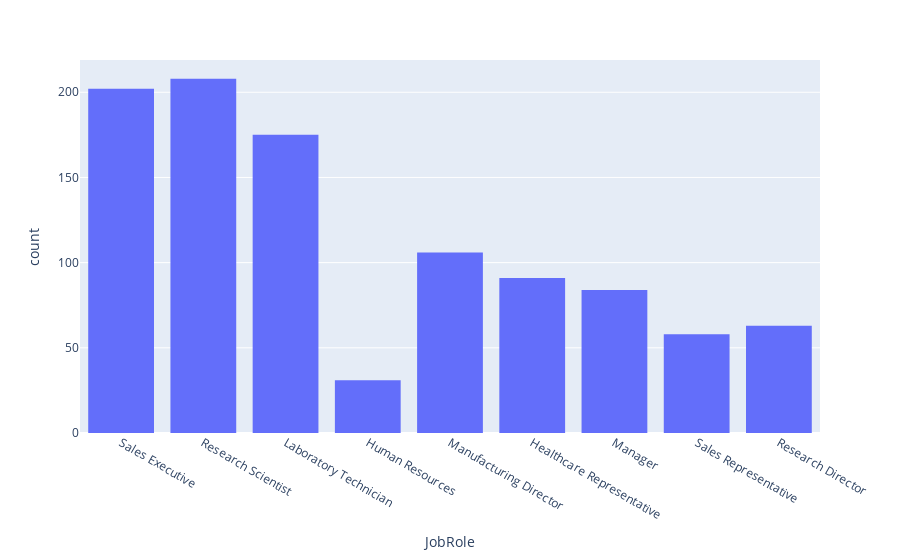

Notebook code for this chart:
### Code cell
fig = px.histogram(attrition, x="JobRole")
fig.show()

### Figure 1 — Plotly figure (JSON) as saved in the notebook; plotly's stock layout.template omitted (floating-point values rounded to 4 significant figures; data arrays with more than 128 entries replaced by an {"elided": "..."} marker saying what was removed)
{"data": [{"alignmentgroup": "True", "bingroup": "x", "hovertemplate": "JobRole=%{x}<br>count=%{y}<extra></extra>", "legendgroup": "", "marker": {"color": "#636efa"}, "name": "", "offsetgroup": "", "orientation": "v", "showlegend": false, "type": "histogram", "x": {"elided": "1018 str values"}, "xaxis": "x", "yaxis": "y"}], "layout": {"barmode": "relative", "legend": {"tracegroupgap": 0}, "margin": {"t": 60}, "xaxis": {"anchor": "y", "domain": [0, 1], "title": {"text": "JobRole"}}, "yaxis": {"anchor": "x", "domain": [0, 1], "title": {"text": "count"}}}}
